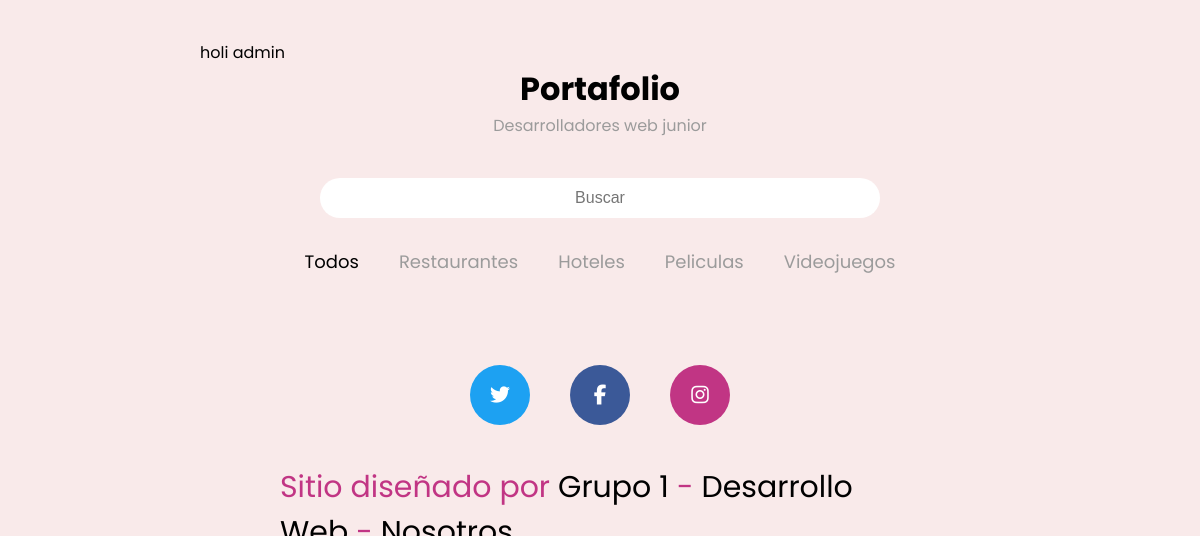
Page /lab07/portafolio.php (signed in) on the committed database.
### tables this page shows
CREATE TABLE `header` (
  `idheader` int(11) NOT NULL,
  `contenido` varchar(45) DEFAULT NULL,
  PRIMARY KEY (`idheader`)
);

CREATE TABLE `categorias` (
  `idcategorias` int(11) NOT NULL,
  `contenido` varchar(45) DEFAULT NULL,
  PRIMARY KEY (`idcategorias`)
);

CREATE TABLE `redes_sociales` (
  `idredes_sociales` int(11) NOT NULL,
  `link` varchar(45) DEFAULT NULL,
  `tipo` varchar(45) DEFAULT NULL,
  `icono` varchar(45) DEFAULT NULL,
  PRIMARY KEY (`idredes_sociales`)
);

### lab07/portafolio.php (the view, shortened to what this page needs)
<!DOCTYPE html>
<html lang="en">
<?php
$xc = conectar();
$sql = "SELECT * FROM header";
$res = mysqli_query($xc, $sql);
$sql_cat = "SELECT * FROM categorias";
$res_cat = mysqli_query($xc, $sql_cat);
$sql_rs = "SELECT * FROM redes_sociales";
$res_rs = mysqli_query($xc, $sql_rs);
?>
<head>
    <link rel="stylesheet" href="css/style.css">
</head>
<body>
    <div class="contenedor">
        <header>
            <?php
            echo 'holi '.$_SESSION['user'];
            ?>
            <div class="logo">
                <?php
                while($filas=mysqli_fetch_array($res)){
                    if($filas['contenido'] == 'Portafolio'){
                        echo '<h1>'.$filas['contenido'].'</h1>';
                    }
                    elseif($filas['contenido'] == 'Desarrolladores web junior'){
                        echo '<p>'.$filas['contenido'].'</p>';
                    }
                } ?>
            </div>
            <form action="">
                <input type="text" class="barra-busqueda" id="barra-busqueda" placeholder="Buscar">
            </form>
            <div class="categorias" id="categorias">
                <?php
                while($filas=mysqli_fetch_array($res_cat)){
                    if($filas['contenido'] == 'Todos'){
                        echo '<a href="#" class="activo">'.$filas['contenido'].'</a>';
                    }
                    else{
                        echo '<a href="#">'.$filas['contenido'].'</a>';
                    }
                }
                ?>
            </div>
        </header>
        <footer class="contenedor">
            <div class="redes-sociales">
                <?php
                while($filas=mysqli_fetch_array($res_rs)){
                    echo '<div class="contenedor-icono">
                    <a href="'.$filas['link'].'" target="_blank" class="'.$filas['tipo'].'">
                        <i class="'.$filas['icono'].'"></i>
                    </a>
                </div>';
                }
                ?>
            </div>
            <div class="creado-por">
                <p>Sitio diseñado por <a href="nosotros.php">Grupo 1</a> - <a href="nosotros.php">Desarrollo Web</a> - <a href="nosotros.php">Nosotros</a></a></p>
            </div>
        </footer>
    </div>
</body>
</html>

### lab07/css/style.css (style rules this page uses)
* { margin: 0; padding: 0; box-sizing: border-box; }
body { background: #f9eaea; font-family: 'Poppins', sans-serif; }
a { text-decoration: none; }
.contenedor { width: 80%; max-width: 800px; margin: auto; }
header { padding: 40px 0; }
header .logo { text-align: center; margin-bottom: 40px; }
header .logo p { color: #9b9b9b; }
header form { width: 100%; display: flex; justify-content: center; margin-bottom: 20px; }
header .barra-busqueda { width: 70%; height: 40px; line-height: 40px; background: #ffff; padding: 0 20px; border-radius: 100px; border: none; text-align: center; font-size: 16px; }
header .categorias { display: flex; justify-content: center; flex-wrap: wrap; }
header .categorias a { color: #9b9b9b; margin: 10px 20px; font-size: 18px; font-weight: 700px; }
header .categorias a.activo { color: #000; }
footer .redes-sociales { display: flex; align-content: center; justify-content: center; padding: 20px; flex-wrap: wrap; }
footer .redes-sociales a { display: block; width: 60px; height: 60px; background: #000; color: #fff; margin: 20px; text-align: center; border-radius: 100px; transition: .3s ease all; }
footer .redes-sociales .twitter { background: #1da1f2; }
footer .redes-sociales .facebook { background: #3b5998; }
footer .redes-sociales .instagram { background: #c13584; }
footer .redes-sociales a i { font-size: 20px; line-height: 60px; }
footer .creado-por { margin-bottom: 40px; text-align:left; font-size: 30px; color: #c13584; }
footer .creado-por a { color: #000; }

### rows in the picture
header: contenido "Portafolio"
header: contenido "Desarrolladores web junior"
categorias: contenido "Todos"
categorias: contenido "Restaurantes"
categorias: contenido "Hoteles"
categorias: contenido "Peliculas"
categorias: contenido "Videojuegos"

### other values in the picture
$_SESSION['user'] "admin"
